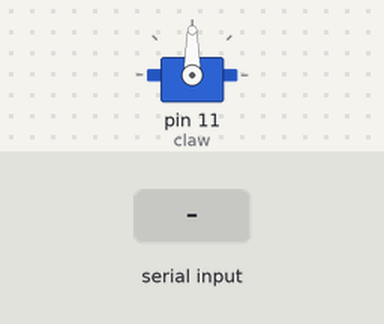
Recording of a sketch running on a simulated Arduino Uno, built with avr-gcc and run on an emulated ATmega328P. Parts: servo. The test bench sets the inputs (shaded band).

Above: at 1.2 s.
1.3 s: "H" received over Serial
At 2.0 s:
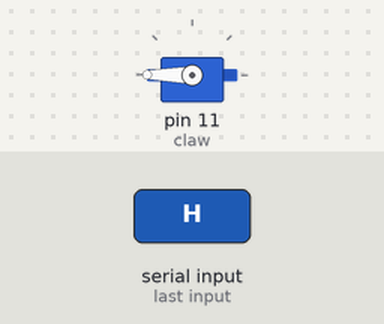
2.8 s: "L" received over Serial
At 3.1 s:
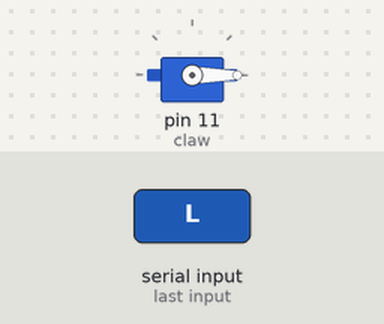
Timing chart, 0 to 5.8 s (numbered marks = the images above; inputs shaded):
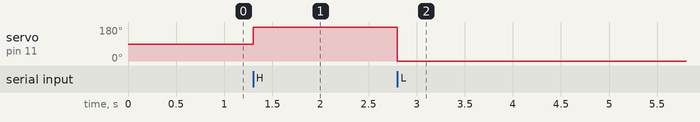

The sketch:

NewClawControl.ino
```cpp
#include <Servo.h>
Servo claw;
int incomingByte;      // a variable to read incoming serial data into

void setup() {
  // initialize serial communication:
  Serial.begin(9600);
  claw.attach(11);
  // initialize the servo output

}

void loop() {
  // see if there's incoming serial data:
  if (Serial.available() > 0) {
    // read the oldest byte in the serial buffer:
    incomingByte = Serial.read();
    // if it's a capital H (ASCII 72), turn the servo or motor:
    if (incomingByte == 'H') {
      claw.write(180);
    }
    // if it's an L (ASCII 76) turn the servo or motor back
    if (incomingByte == 'L') {
      claw.write(0);
    }
  }
}
```

Measured:
- after the input at 1.3 s, servo on pin 11 (claw): 90° → 180° at once
- after the input at 2.8 s, servo on pin 11 (claw): 180° → 0° at once
